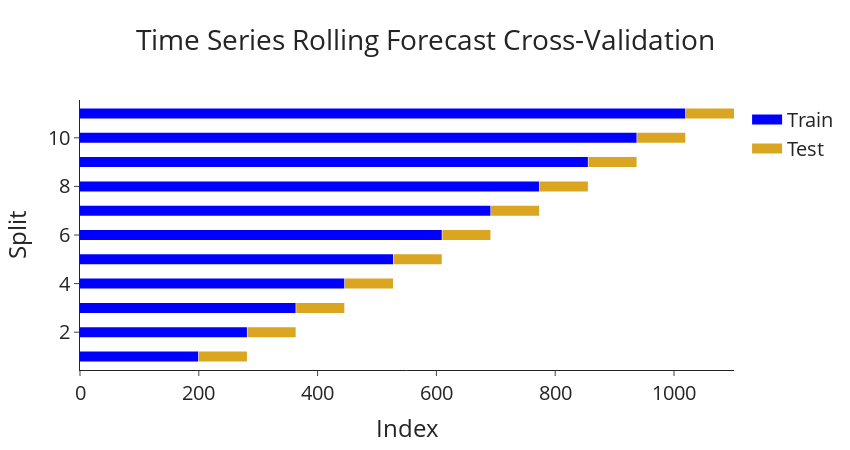
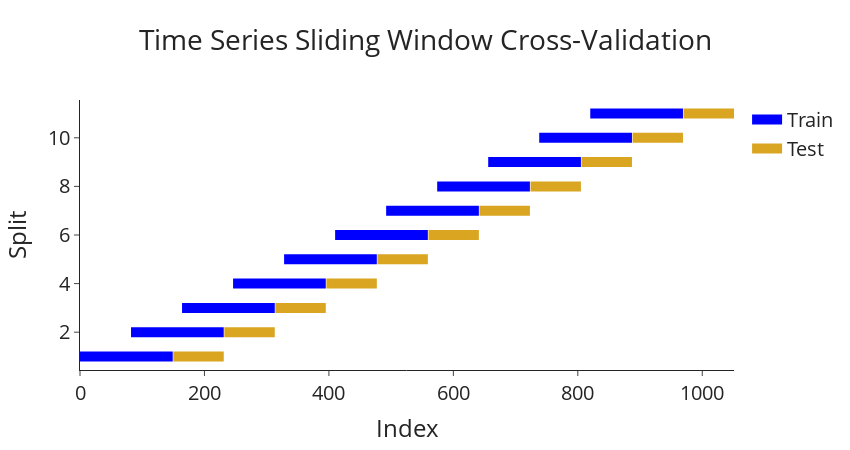

The notebook cell saved with these charts, in order:
### Code cell
in_sample_set = train_df['new_confirmed']
out_of_sample_set = test_df['new_confirmed']

number_of_folds = 10

fold_size = int(((len(in_sample_set)-200)/number_of_folds)-round(82/number_of_folds))
adjustment=0

print("Fold Size =", fold_size)


rolling_cv = RollingForecastCV(
    h=fold_size,  # Forecast horizon (28 step ahead)
    step=fold_size+adjustment,  # Step size for rolling window (28 step at a time)
    initial=200)  # Skip the first 20 observations for warm-up


# Plot the time series cross validation splits
plot_cross_val(in_sample_set,
            'Time Series Rolling Forecast Cross-Validation',
            fold_size,
            rolling=True, 
            adjustment=adjustment)

window_cv = pm.model_selection.SlidingWindowForecastCV(
    window_size=150, # Window size (150 observations)
    h=fold_size,  # Forecast horizon (28 step ahead)
    step=fold_size+adjustment)  # Step size for rolling window (28 step at a time)

# Plot the time series cross validation splits
plot_cross_val(in_sample_set,
            'Time Series Sliding Window Cross-Validation',
            fold_size,
            rolling=False, 
            adjustment=adjustment)

### Figure 1 — Plotly figure (JSON) as saved in the notebook; plotly's stock layout.template omitted (floating-point values rounded to 4 significant figures; data arrays with more than 128 entries replaced by an {"elided": "..."} marker saying what was removed)
{"data": [{"line": {"color": "blue", "width": 10}, "name": "Train", "type": "scatter", "x": {"elided": "200 int values"}, "y": {"elided": "200 int values"}}, {"line": {"color": "goldenrod", "width": 10}, "name": "Test", "type": "scatter", "x": [209, 208, 207, 206, 205, 204, 203, 201, 200, 202, 210, 211, 213, 251, 252, 253, 254, 255, 256, 257, 258, 259, 260, 261, 262, 263, 264, 265, 266, 267, 281, 280, 279, 278, 277, 276, 250, 275, 273, 272, 271, 270, 269, 268, 274, 249, 248, 247, 227, 226, 225, 224, 223, 222, 228, 221, 219, 218, 217, 216, 215, 214, 220, 212, 229, 232, 246, 245, 244, 243, 242, 241, 230, 240, 238, 237, 236, 235, 234, 233, 239, 231], "y": [1, 1, 1, 1, 1, 1, 1, 1, 1, 1, 1, 1, 1, 1, 1, 1, 1, 1, 1, 1, 1, 1, 1, 1, 1, 1, 1, 1, 1, 1, 1, 1, 1, 1, 1, 1, 1, 1, 1, 1, 1, 1, 1, 1, 1, 1, 1, 1, 1, 1, 1, 1, 1, 1, 1, 1, 1, 1, 1, 1, 1, 1, 1, 1, 1, 1, 1, 1, 1, 1, 1, 1, 1, 1, 1, 1, 1, 1, 1, 1, 1, 1]}, {"line": {"color": "blue", "width": 10}, "name": "Train", "showlegend": false, "type": "scatter", "x": {"elided": "282 int values"}, "y": {"elided": "282 int values"}}, {"line": {"color": "goldenrod", "width": 10}, "name": "Test", "showlegend": false, "type": "scatter", "x": [343, 340, 339, 338, 337, 336, 335, 334, 333, 332, 331, 330, 329, 328, 327, 326, 325, 324, 323, 322, 341, 321, 342, 345, 363, 362, 361, 360, 359, 358, 357, 356, 355, 354, 353, 352, 351, 350, 349, 348, 347, 346, 344, 320, 318, 294, 293, 292, 291, 290, 289, 288, 287, 286, 285, 284, 283, 282, 295, 319, 296, 298, 317, 316, 315, 314, 313, 312, 311, 310, 309, 308, 307, 306, 305, 304, 303, 302, 301, 300, 299, 297], "y": [2, 2, 2, 2, 2, 2, 2, 2, 2, 2, 2, 2, 2, 2, 2, 2, 2, 2, 2, 2, 2, 2, 2, 2, 2, 2, 2, 2, 2, 2, 2, 2, 2, 2, 2, 2, 2, 2, 2, 2, 2, 2, 2, 2, 2, 2, 2, 2, 2, 2, 2, 2, 2, 2, 2, 2, 2, 2, 2, 2, 2, 2, 2, 2, 2, 2, 2, 2, 2, 2, 2, 2, 2, 2, 2, 2, 2, 2, 2, 2, 2, 2]}, {"line": {"color": "blue", "width": 10}, "name": "Train", "showlegend": false, "type": "scatter", "x": {"elided": "364 int values"}, "y": {"elided": "364 int values"}}, {"line": {"color": "goldenrod", "width": 10}, "name": "Test", "showlegend": false, "type": "scatter", "x": [425, 417, 416, 415, 414, 413, 412, 411, 410, 409, 408, 407, 418, 406, 404, 403, 402, 401, 400, 399, 398, 397, 396, 395, 394, 405, 393, 419, 421, 445, 444, 443, 442, 441, 440, 439, 438, 437, 436, 420, 435, 433, 432, 431, 430, 429, 428, 427, 426, 424, 423, 422, 434, 392, 390, 391, 365, 389, 388, 387, 386, 385, 384, 383, 382, 381, 380, 379, 364, 378, 376, 375, 374, 373, 372, 371, 370, 369, 368, 367, 366, 377], "y": [3, 3, 3, 3, 3, 3, 3, 3, 3, 3, 3, 3, 3, 3, 3, 3, 3, 3, 3, 3, 3, 3, 3, 3, 3, 3, 3, 3, 3, 3, 3, 3, 3, 3, 3, 3, 3, 3, 3, 3, 3, 3, 3, 3, 3, 3, 3, 3, 3, 3, 3, 3, 3, 3, 3, 3, 3, 3, 3, 3, 3, 3, 3, 3, 3, 3, 3, 3, 3, 3, 3, 3, 3, 3, 3, 3, 3, 3, 3, 3, 3, 3]}, {"line": {"color": "blue", "width": 10}, "name": "Train", "showlegend": false, "type": "scatter", "x": {"elided": "446 int values"}, "y": {"elided": "446 int values"}}, {"line": {"color": "goldenrod", "width": 10}, "name": "Test", "showlegend": false, "type": "scatter", "x": [507, 494, 493, 492, 491, 490, 489, 488, 487, 486, 485, 484, 483, 482, 481, 480, 479, 478, 477, 476, 475, 474, 473, 472, 471, 470, 469, 468, 467, 466, 495, 465, 496, 498, 527, 526, 525, 524, 523, 522, 521, 520, 519, 518, 517, 516, 515, 514, 513, 512, 511, 510, 509, 508, 506, 505, 504, 503, 502, 501, 500, 499, 497, 464, 463, 462, 461, 460, 459, 458, 457, 456, 455, 454, 453, 452, 451, 450, 449, 448, 447, 446], "y": [4, 4, 4, 4, 4, 4, 4, 4, 4, 4, 4, 4, 4, 4, 4, 4, 4, 4, 4, 4, 4, 4, 4, 4, 4, 4, 4, 4, 4, 4, 4, 4, 4, 4, 4, 4, 4, 4, 4, 4, 4, 4, 4, 4, 4, 4, 4, 4, 4, 4, 4, 4, 4, 4, 4, 4, 4, 4, 4, 4, 4, 4, 4, 4, 4, 4, 4, 4, 4, 4, 4, 4, 4, 4, 4, 4, 4, 4, 4, 4, 4, 4]}, {"line": {"color": "blue", "width": 10}, "name": "Train", "showlegend": false, "type": "scatter", "x": {"elided": "528 int values"}, "y": {"elided": "528 int values"}}, {"line": {"color": "goldenrod", "width": 10}, "name": "Test", "showlegend": false, "type": "scatter", "x": [590, 557, 558, 559, 560, 561, 562, 563, 564, 565, 566, 567, 568, 569, 570, 571, 556, 572, 555, 553, 538, 539, 540, 541, 542, 543, 544, 545, 546, 547, 548, 549, 550, 551, 552, 554, 537, 573, 575, 596, 597, 598, 599, 600, 601, 602, 603, 604, 605, 606, 607, 608, 609, 595, 574, 594, 592, 576, 577, 578, 579, 580, 581, 582, 583, 584, 585, 586, 587, 588, 589, 591, 593, 536, 535, 534, 528, 529, 530, 531, 532, 533], "y": [5, 5, 5, 5, 5, 5, 5, 5, 5, 5, 5, 5, 5, 5, 5, 5, 5, 5, 5, 5, 5, 5, 5, 5, 5, 5, 5, 5, 5, 5, 5, 5, 5, 5, 5, 5, 5, 5, 5, 5, 5, 5, 5, 5, 5, 5, 5, 5, 5, 5, 5, 5, 5, 5, 5, 5, 5, 5, 5, 5, 5, 5, 5, 5, 5, 5, 5, 5, 5, 5, 5, 5, 5, 5, 5, 5, 5, 5, 5, 5, 5, 5]}, {"line": {"color": "blue", "width": 10}, "name": "Train", "showlegend": false, "type": "scatter", "x": {"elided": "610 int values"}, "y": {"elided": "610 int values"}}, {"line": {"color": "goldenrod", "width": 10}, "name": "Test", "showlegend": false, "type": "scatter", "x": [672, 631, 632, 633, 634, 635, 636, 637, 638, 639, 640, 641, 642, 643, 644, 645, 646, 647, 630, 629, 628, 627, 610, 611, 612, 613, 614, 615, 616, 648, 617, 619, 620, 621, 622, 623, 624, 625, 626, 618, 649, 650, 651, 674, 675, 676, 677, 678, 679, 680, 681, 673, 682, 684, 685, 686, 687, 688, 689, 690, 691, 683, 670, 652, 653, 654, 655, 656, 657, 658, 659, 671, 660, 662, 663, 664, 665, 666, 667, 668, 669, 661], "y": [6, 6, 6, 6, 6, 6, 6, 6, 6, 6, 6, 6, 6, 6, 6, 6, 6, 6, 6, 6, 6, 6, 6, 6, 6, 6, 6, 6, 6, 6, 6, 6, 6, 6, 6, 6, 6, 6, 6, 6, 6, 6, 6, 6, 6, 6, 6, 6, 6, 6, 6, 6, 6, 6, 6, 6, 6, 6, 6, 6, 6, 6, 6, 6, 6, 6, 6, 6, 6, 6, 6, 6, 6, 6, 6, 6, 6, 6, 6, 6, 6, 6]}, {"line": {"color": "blue", "width": 10}, "name": "Train", "showlegend": false, "type": "scatter", "x": {"elided": "692 int values"}, "y": {"elided": "692 int values"}}, {"line": {"color": "goldenrod", "width": 10}, "name": "Test", "showlegend": false, "type": "scatter", "x": [752, 704, 705, 706, 707, 708, 709, 710, 711, 712, 703, 713, 715, 716, 717, 718, 719, 720, 721, 722, 723, 714, 724, 702, 700, 701, 692, 693, 694, 695, 696, 697, 698, 699, 725, 726, 727, 754, 755, 756, 757, 758, 759, 760, 761, 762, 753, 763, 765, 766, 767, 768, 769, 770, 771, 772, 764, 751, 750, 749, 728, 729, 730, 731, 732, 733, 734, 735, 736, 737, 738, 739, 740, 741, 742, 743, 744, 745, 746, 747, 748, 773], "y": [7, 7, 7, 7, 7, 7, 7, 7, 7, 7, 7, 7, 7, 7, 7, 7, 7, 7, 7, 7, 7, 7, 7, 7, 7, 7, 7, 7, 7, 7, 7, 7, 7, 7, 7, 7, 7, 7, 7, 7, 7, 7, 7, 7, 7, 7, 7, 7, 7, 7, 7, 7, 7, 7, 7, 7, 7, 7, 7, 7, 7, 7, 7, 7, 7, 7, 7, 7, 7, 7, 7, 7, 7, 7, 7, 7, 7, 7, 7, 7, 7, 7]}, {"line": {"color": "blue", "width": 10}, "name": "Train", "showlegend": false, "type": "scatter", "x": {"elided": "774 int values"}, "y": {"elided": "774 int values"}}, {"line": {"color": "goldenrod", "width": 10}, "name": "Test", "showlegend": false, "type": "scatter", "x": [835, 780, 781, 782, 783, 784, 785, 786, 787, 788, 789, 779, 790, 792, 793, 794, 795, 796, 797, 798, 799, 800, 801, 791, 778, 777, 776, 774, 775, 802, 803, 804, 805, 833, 834, 836, 837, 838, 839, 840, 841, 842, 843, 844, 845, 846, 847, 848, 849, 850, 851, 852, 853, 854, 855, 832, 831, 829, 806, 807, 808, 809, 810, 811, 812, 813, 814, 815, 816, 817, 818, 819, 820, 821, 822, 823, 824, 825, 826, 827, 828, 830], "y": [8, 8, 8, 8, 8, 8, 8, 8, 8, 8, 8, 8, 8, 8, 8, 8, 8, 8, 8, 8, 8, 8, 8, 8, 8, 8, 8, 8, 8, 8, 8, 8, 8, 8, 8, 8, 8, 8, 8, 8, 8, 8, 8, 8, 8, 8, 8, 8, 8, 8, 8, 8, 8, 8, 8, 8, 8, 8, 8, 8, 8, 8, 8, 8, 8, 8, 8, 8, 8, 8, 8, 8, 8, 8, 8, 8, 8, 8, 8, 8, 8, 8]}, {"line": {"color": "blue", "width": 10}, "name": "Train", "showlegend": false, "type": "scatter", "x": {"elided": "856 int values"}, "y": {"elided": "856 int values"}}, {"line": {"color": "goldenrod", "width": 10}, "name": "Test", "showlegend": false, "type": "scatter", "x": [917, 856, 857, 858, 859, 860, 861, 862, 863, 864, 865, 866, 867, 868, 869, 870, 871, 872, 873, 874, 875, 876, 877, 878, 879, 880, 881, 882, 913, 914, 915, 916, 918, 919, 920, 921, 922, 923, 924, 925, 926, 927, 928, 929, 930, 931, 932, 933, 934, 935, 936, 937, 912, 911, 910, 909, 883, 884, 885, 886, 887, 888, 889, 890, 891, 892, 893, 894, 895, 897, 898, 899, 900, 901, 902, 903, 904, 905, 906, 907, 908, 896], "y": [9, 9, 9, 9, 9, 9, 9, 9, 9, 9, 9, 9, 9, 9, 9, 9, 9, 9, 9, 9, 9, 9, 9, 9, 9, 9, 9, 9, 9, 9, 9, 9, 9, 9, 9, 9, 9, 9, 9, 9, 9, 9, 9, 9, 9, 9, 9, 9, 9, 9, 9, 9, 9, 9, 9, 9, 9, 9, 9, 9, 9, 9, 9, 9, 9, 9, 9, 9, 9, 9, 9, 9, 9, 9, 9, 9, 9, 9, 9, 9, 9, 9]}, {"line": {"color": "blue", "width": 10}, "name": "Train", "showlegend": false, "type": "scatter", "x": {"elided": "938 int values"}, "y": {"elided": "938 int values"}}, {"line": {"color": "goldenrod", "width": 10}, "name": "Test", "showlegend": false, "type": "scatter", "x": [1019, 998, 938, 939, 940, 942, 943, 944, 945, 946, 947, 948, 949, 950, 951, 952, 953, 954, 941, 955, 956, 958, 991, 992, 993, 994, 995, 996, 997, 999, 1000, 1001, 1002, 1003, 1004, 990, 1005, 1007, 1008, 1009, 1010, 1011, 1012, 1013, 1014, 1015, 1016, 1017, 1018, 1006, 957, 989, 987, 959, 960, 961, 962, 963, 964, 965, 966, 967, 968, 969, 970, 971, 988, 972, 974, 975, 976, 977, 978, 979, 980, 981, 982, 983, 984, 985, 986, 973], "y": [10, 10, 10, 10, 10, 10, 10, 10, 10, 10, 10, 10, 10, 10, 10, 10, 10, 10, 10, 10, 10, 10, 10, 10, 10, 10, 10, 10, 10, 10, 10, 10, 10, 10, 10, 10, 10, 10, 10, 10, 10, 10, 10, 10, 10, 10, 10, 10, 10, 10, 10, 10, 10, 10, 10, 10, 10, 10, 10, 10, 10, 10, 10, 10, 10, 10, 10, 10, 10, 10, 10, 10, 10, 10, 10, 10, 10, 10, 10, 10, 10, 10]}, {"line": {"color": "blue", "width": 10}, "name": "Train", "showlegend": false, "type": "scatter", "x": {"elided": "1020 int values"}, "y": {"elided": "1020 int values"}}, {"line": {"color": "goldenrod", "width": 10}, "name": "Test", "showlegend": false, "type": "scatter", "x": [1078, 1020, 1021, 1022, 1023, 1024, 1025, 1026, 1027, 1028, 1029, 1030, 1031, 1032, 1034, 1070, 1071, 1072, 1073, 1074, 1075, 1076, 1077, 1079, 1080, 1081, 1082, 1083, 1069, 1084, 1086, 1087, 1088, 1089, 1090, 1091, 1092, 1093, 1094, 1095, 1096, 1097, 1098, 1099, 1085, 1068, 1067, 1066, 1035, 1036, 1037, 1038, 1039, 1040, 1041, 1042, 1043, 1044, 1045, 1046, 1047, 1048, 1049, 1050, 1051, 1065, 1064, 1063, 1062, 1061, 1060, 1033, 1059, 1057, 1056, 1055, 1054, 1053, 1052, 1058, 1100, 1101], "y": [11, 11, 11, 11, 11, 11, 11, 11, 11, 11, 11, 11, 11, 11, 11, 11, 11, 11, 11, 11, 11, 11, 11, 11, 11, 11, 11, 11, 11, 11, 11, 11, 11, 11, 11, 11, 11, 11, 11, 11, 11, 11, 11, 11, 11, 11, 11, 11, 11, 11, 11, 11, 11, 11, 11, 11, 11, 11, 11, 11, 11, 11, 11, 11, 11, 11, 11, 11, 11, 11, 11, 11, 11, 11, 11, 11, 11, 11, 11, 11, 11, 11]}], "layout": {"font": {"size": 20}, "height": 450, "title": {"text": "Time Series Rolling Forecast Cross-Validation", "x": 0.5}, "width": 850, "xaxis": {"title": {"text": "Index"}}, "yaxis": {"title": {"text": "Split"}}}}

### Figure 2 — Plotly figure (JSON) as saved in the notebook; plotly's stock layout.template omitted (floating-point values rounded to 4 significant figures; data arrays with more than 128 entries replaced by an {"elided": "..."} marker saying what was removed)
{"data": [{"line": {"color": "blue", "width": 10}, "name": "Train", "type": "scatter", "x": {"elided": "150 int values"}, "y": {"elided": "150 int values"}}, {"line": {"color": "goldenrod", "width": 10}, "name": "Test", "type": "scatter", "x": [150, 151, 152, 153, 154, 155, 156, 157, 158, 159, 160, 161, 162, 163, 164, 165, 166, 167, 168, 169, 170, 171, 172, 174, 175, 176, 207, 208, 209, 210, 211, 212, 213, 214, 215, 216, 217, 218, 219, 220, 221, 222, 223, 224, 225, 226, 227, 228, 229, 230, 231, 206, 205, 204, 203, 177, 178, 179, 180, 181, 182, 183, 184, 185, 186, 187, 188, 189, 191, 192, 193, 194, 195, 196, 197, 198, 199, 200, 201, 202, 190, 173], "y": [1, 1, 1, 1, 1, 1, 1, 1, 1, 1, 1, 1, 1, 1, 1, 1, 1, 1, 1, 1, 1, 1, 1, 1, 1, 1, 1, 1, 1, 1, 1, 1, 1, 1, 1, 1, 1, 1, 1, 1, 1, 1, 1, 1, 1, 1, 1, 1, 1, 1, 1, 1, 1, 1, 1, 1, 1, 1, 1, 1, 1, 1, 1, 1, 1, 1, 1, 1, 1, 1, 1, 1, 1, 1, 1, 1, 1, 1, 1, 1, 1, 1]}, {"line": {"color": "blue", "width": 10}, "name": "Train", "showlegend": false, "type": "scatter", "x": {"elided": "150 int values"}, "y": {"elided": "150 int values"}}, {"line": {"color": "goldenrod", "width": 10}, "name": "Test", "showlegend": false, "type": "scatter", "x": [239, 238, 237, 236, 234, 233, 232, 240, 235, 241, 247, 243, 244, 245, 246, 248, 249, 250, 251, 252, 253, 254, 242, 255, 256, 313, 258, 289, 290, 291, 292, 293, 294, 295, 296, 297, 298, 299, 300, 301, 302, 303, 304, 305, 306, 307, 308, 309, 310, 311, 312, 288, 287, 286, 285, 259, 260, 261, 262, 263, 264, 265, 266, 267, 268, 269, 270, 257, 271, 273, 274, 275, 276, 277, 278, 279, 280, 281, 282, 283, 284, 272], "y": [2, 2, 2, 2, 2, 2, 2, 2, 2, 2, 2, 2, 2, 2, 2, 2, 2, 2, 2, 2, 2, 2, 2, 2, 2, 2, 2, 2, 2, 2, 2, 2, 2, 2, 2, 2, 2, 2, 2, 2, 2, 2, 2, 2, 2, 2, 2, 2, 2, 2, 2, 2, 2, 2, 2, 2, 2, 2, 2, 2, 2, 2, 2, 2, 2, 2, 2, 2, 2, 2, 2, 2, 2, 2, 2, 2, 2, 2, 2, 2, 2, 2]}, {"line": {"color": "blue", "width": 10}, "name": "Train", "showlegend": false, "type": "scatter", "x": {"elided": "150 int values"}, "y": {"elided": "150 int values"}}, {"line": {"color": "goldenrod", "width": 10}, "name": "Test", "showlegend": false, "type": "scatter", "x": [318, 320, 319, 317, 315, 314, 321, 316, 322, 335, 324, 325, 326, 327, 328, 329, 330, 331, 332, 333, 334, 323, 336, 338, 366, 340, 371, 372, 373, 374, 375, 376, 377, 378, 379, 380, 381, 382, 383, 384, 385, 386, 387, 388, 389, 390, 391, 392, 393, 394, 395, 370, 369, 368, 367, 341, 342, 343, 344, 345, 346, 347, 348, 349, 350, 351, 352, 339, 353, 355, 356, 357, 358, 359, 360, 361, 362, 363, 364, 365, 354, 337], "y": [3, 3, 3, 3, 3, 3, 3, 3, 3, 3, 3, 3, 3, 3, 3, 3, 3, 3, 3, 3, 3, 3, 3, 3, 3, 3, 3, 3, 3, 3, 3, 3, 3, 3, 3, 3, 3, 3, 3, 3, 3, 3, 3, 3, 3, 3, 3, 3, 3, 3, 3, 3, 3, 3, 3, 3, 3, 3, 3, 3, 3, 3, 3, 3, 3, 3, 3, 3, 3, 3, 3, 3, 3, 3, 3, 3, 3, 3, 3, 3, 3, 3]}, {"line": {"color": "blue", "width": 10}, "name": "Train", "showlegend": false, "type": "scatter", "x": {"elided": "150 int values"}, "y": {"elided": "150 int values"}}, {"line": {"color": "goldenrod", "width": 10}, "name": "Test", "showlegend": false, "type": "scatter", "x": [402, 401, 400, 399, 397, 396, 403, 398, 404, 410, 406, 407, 408, 409, 411, 412, 413, 414, 415, 416, 417, 405, 418, 419, 448, 421, 453, 454, 455, 456, 457, 458, 459, 460, 461, 462, 463, 464, 465, 466, 467, 468, 469, 470, 471, 472, 473, 474, 475, 476, 452, 451, 450, 449, 422, 423, 424, 425, 426, 427, 428, 429, 430, 431, 432, 433, 420, 434, 436, 437, 438, 439, 440, 441, 442, 443, 444, 445, 446, 447, 435, 477], "y": [4, 4, 4, 4, 4, 4, 4, 4, 4, 4, 4, 4, 4, 4, 4, 4, 4, 4, 4, 4, 4, 4, 4, 4, 4, 4, 4, 4, 4, 4, 4, 4, 4, 4, 4, 4, 4, 4, 4, 4, 4, 4, 4, 4, 4, 4, 4, 4, 4, 4, 4, 4, 4, 4, 4, 4, 4, 4, 4, 4, 4, 4, 4, 4, 4, 4, 4, 4, 4, 4, 4, 4, 4, 4, 4, 4, 4, 4, 4, 4, 4, 4]}, {"line": {"color": "blue", "width": 10}, "name": "Train", "showlegend": false, "type": "scatter", "x": {"elided": "150 int values"}, "y": {"elided": "150 int values"}}, {"line": {"color": "goldenrod", "width": 10}, "name": "Test", "showlegend": false, "type": "scatter", "x": [484, 483, 482, 481, 480, 478, 485, 479, 486, 499, 488, 489, 490, 491, 492, 493, 494, 495, 496, 497, 498, 487, 500, 501, 529, 503, 535, 536, 537, 538, 539, 540, 541, 542, 543, 544, 545, 546, 547, 548, 549, 550, 551, 552, 553, 554, 555, 556, 557, 558, 534, 533, 532, 531, 504, 505, 506, 507, 508, 509, 510, 511, 512, 513, 514, 515, 502, 516, 518, 519, 520, 521, 522, 523, 524, 525, 526, 527, 528, 530, 517, 559], "y": [5, 5, 5, 5, 5, 5, 5, 5, 5, 5, 5, 5, 5, 5, 5, 5, 5, 5, 5, 5, 5, 5, 5, 5, 5, 5, 5, 5, 5, 5, 5, 5, 5, 5, 5, 5, 5, 5, 5, 5, 5, 5, 5, 5, 5, 5, 5, 5, 5, 5, 5, 5, 5, 5, 5, 5, 5, 5, 5, 5, 5, 5, 5, 5, 5, 5, 5, 5, 5, 5, 5, 5, 5, 5, 5, 5, 5, 5, 5, 5, 5, 5]}, {"line": {"color": "blue", "width": 10}, "name": "Train", "showlegend": false, "type": "scatter", "x": {"elided": "150 int values"}, "y": {"elided": "150 int values"}}, {"line": {"color": "goldenrod", "width": 10}, "name": "Test", "showlegend": false, "type": "scatter", "x": [568, 560, 561, 562, 563, 564, 565, 566, 567, 569, 582, 571, 572, 573, 574, 575, 576, 577, 578, 579, 580, 581, 570, 583, 584, 641, 586, 617, 618, 619, 620, 621, 622, 623, 624, 625, 626, 627, 628, 629, 630, 631, 632, 633, 634, 635, 636, 637, 638, 639, 640, 616, 615, 614, 613, 587, 588, 589, 590, 591, 592, 593, 594, 595, 596, 597, 598, 585, 599, 601, 602, 603, 604, 605, 606, 607, 608, 609, 610, 611, 612, 600], "y": [6, 6, 6, 6, 6, 6, 6, 6, 6, 6, 6, 6, 6, 6, 6, 6, 6, 6, 6, 6, 6, 6, 6, 6, 6, 6, 6, 6, 6, 6, 6, 6, 6, 6, 6, 6, 6, 6, 6, 6, 6, 6, 6, 6, 6, 6, 6, 6, 6, 6, 6, 6, 6, 6, 6, 6, 6, 6, 6, 6, 6, 6, 6, 6, 6, 6, 6, 6, 6, 6, 6, 6, 6, 6, 6, 6, 6, 6, 6, 6, 6, 6]}, {"line": {"color": "blue", "width": 10}, "name": "Train", "showlegend": false, "type": "scatter", "x": {"elided": "150 int values"}, "y": {"elided": "150 int values"}}, {"line": {"color": "goldenrod", "width": 10}, "name": "Test", "showlegend": false, "type": "scatter", "x": [649, 648, 647, 646, 644, 643, 642, 650, 645, 651, 657, 653, 654, 655, 656, 658, 659, 660, 661, 662, 663, 664, 652, 665, 666, 695, 668, 700, 701, 702, 703, 704, 705, 706, 707, 708, 709, 710, 711, 712, 713, 714, 715, 716, 717, 718, 719, 720, 721, 722, 723, 699, 698, 697, 696, 669, 670, 671, 672, 673, 674, 675, 676, 677, 678, 679, 680, 667, 681, 683, 684, 685, 686, 687, 688, 689, 690, 691, 692, 693, 694, 682], "y": [7, 7, 7, 7, 7, 7, 7, 7, 7, 7, 7, 7, 7, 7, 7, 7, 7, 7, 7, 7, 7, 7, 7, 7, 7, 7, 7, 7, 7, 7, 7, 7, 7, 7, 7, 7, 7, 7, 7, 7, 7, 7, 7, 7, 7, 7, 7, 7, 7, 7, 7, 7, 7, 7, 7, 7, 7, 7, 7, 7, 7, 7, 7, 7, 7, 7, 7, 7, 7, 7, 7, 7, 7, 7, 7, 7, 7, 7, 7, 7, 7, 7]}, {"line": {"color": "blue", "width": 10}, "name": "Train", "showlegend": false, "type": "scatter", "x": {"elided": "150 int values"}, "y": {"elided": "150 int values"}}, {"line": {"color": "goldenrod", "width": 10}, "name": "Test", "showlegend": false, "type": "scatter", "x": [729, 732, 731, 730, 728, 747, 726, 725, 724, 727, 733, 746, 735, 736, 737, 738, 739, 740, 741, 742, 743, 744, 745, 734, 748, 750, 781, 782, 783, 784, 785, 786, 787, 788, 789, 790, 791, 792, 793, 794, 795, 796, 797, 798, 799, 800, 801, 802, 803, 804, 805, 780, 779, 778, 777, 751, 752, 753, 754, 755, 756, 757, 758, 759, 760, 761, 762, 749, 763, 765, 766, 767, 768, 769, 770, 771, 772, 773, 774, 775, 776, 764], "y": [8, 8, 8, 8, 8, 8, 8, 8, 8, 8, 8, 8, 8, 8, 8, 8, 8, 8, 8, 8, 8, 8, 8, 8, 8, 8, 8, 8, 8, 8, 8, 8, 8, 8, 8, 8, 8, 8, 8, 8, 8, 8, 8, 8, 8, 8, 8, 8, 8, 8, 8, 8, 8, 8, 8, 8, 8, 8, 8, 8, 8, 8, 8, 8, 8, 8, 8, 8, 8, 8, 8, 8, 8, 8, 8, 8, 8, 8, 8, 8, 8, 8]}, {"line": {"color": "blue", "width": 10}, "name": "Train", "showlegend": false, "type": "scatter", "x": {"elided": "150 int values"}, "y": {"elided": "150 int values"}}, {"line": {"color": "goldenrod", "width": 10}, "name": "Test", "showlegend": false, "type": "scatter", "x": [814, 806, 807, 808, 809, 810, 811, 812, 813, 815, 828, 817, 818, 819, 820, 821, 822, 823, 824, 825, 826, 827, 816, 829, 830, 887, 832, 863, 864, 865, 866, 867, 868, 869, 870, 871, 872, 873, 874, 875, 876, 877, 878, 879, 880, 881, 882, 883, 884, 885, 886, 862, 861, 860, 859, 833, 834, 835, 836, 837, 838, 839, 840, 841, 842, 843, 844, 831, 845, 847, 848, 849, 850, 851, 852, 853, 854, 855, 856, 857, 858, 846], "y": [9, 9, 9, 9, 9, 9, 9, 9, 9, 9, 9, 9, 9, 9, 9, 9, 9, 9, 9, 9, 9, 9, 9, 9, 9, 9, 9, 9, 9, 9, 9, 9, 9, 9, 9, 9, 9, 9, 9, 9, 9, 9, 9, 9, 9, 9, 9, 9, 9, 9, 9, 9, 9, 9, 9, 9, 9, 9, 9, 9, 9, 9, 9, 9, 9, 9, 9, 9, 9, 9, 9, 9, 9, 9, 9, 9, 9, 9, 9, 9, 9, 9]}, {"line": {"color": "blue", "width": 10}, "name": "Train", "showlegend": false, "type": "scatter", "x": {"elided": "150 int values"}, "y": {"elided": "150 int values"}}, {"line": {"color": "goldenrod", "width": 10}, "name": "Test", "showlegend": false, "type": "scatter", "x": [896, 895, 894, 893, 892, 889, 890, 888, 891, 897, 910, 899, 900, 901, 902, 903, 904, 905, 906, 907, 908, 909, 898, 969, 911, 939, 914, 945, 946, 947, 948, 949, 950, 951, 952, 953, 954, 955, 956, 957, 958, 959, 960, 961, 962, 963, 964, 965, 966, 967, 968, 944, 913, 943, 941, 915, 916, 917, 918, 919, 920, 921, 922, 923, 924, 925, 926, 927, 928, 929, 930, 931, 932, 933, 934, 935, 936, 937, 938, 940, 942, 912], "y": [10, 10, 10, 10, 10, 10, 10, 10, 10, 10, 10, 10, 10, 10, 10, 10, 10, 10, 10, 10, 10, 10, 10, 10, 10, 10, 10, 10, 10, 10, 10, 10, 10, 10, 10, 10, 10, 10, 10, 10, 10, 10, 10, 10, 10, 10, 10, 10, 10, 10, 10, 10, 10, 10, 10, 10, 10, 10, 10, 10, 10, 10, 10, 10, 10, 10, 10, 10, 10, 10, 10, 10, 10, 10, 10, 10, 10, 10, 10, 10, 10, 10]}, {"line": {"color": "blue", "width": 10}, "name": "Train", "showlegend": false, "type": "scatter", "x": {"elided": "150 int values"}, "y": {"elided": "150 int values"}}, {"line": {"color": "goldenrod", "width": 10}, "name": "Test", "showlegend": false, "type": "scatter", "x": [976, 975, 974, 973, 971, 970, 977, 972, 978, 985, 980, 981, 982, 983, 984, 986, 987, 988, 989, 990, 991, 979, 992, 1049, 994, 1025, 1026, 1027, 1028, 1029, 1030, 1031, 1032, 1033, 1034, 1035, 1036, 1037, 1038, 1039, 1040, 1041, 1042, 1043, 1044, 1045, 1046, 1047, 1048, 1024, 1023, 1022, 1021, 995, 996, 997, 998, 999, 1000, 1001, 1002, 1003, 1004, 1005, 1006, 993, 1007, 1009, 1010, 1011, 1012, 1013, 1014, 1015, 1016, 1017, 1018, 1019, 1020, 1008, 1050, 1051], "y": [11, 11, 11, 11, 11, 11, 11, 11, 11, 11, 11, 11, 11, 11, 11, 11, 11, 11, 11, 11, 11, 11, 11, 11, 11, 11, 11, 11, 11, 11, 11, 11, 11, 11, 11, 11, 11, 11, 11, 11, 11, 11, 11, 11, 11, 11, 11, 11, 11, 11, 11, 11, 11, 11, 11, 11, 11, 11, 11, 11, 11, 11, 11, 11, 11, 11, 11, 11, 11, 11, 11, 11, 11, 11, 11, 11, 11, 11, 11, 11, 11, 11]}], "layout": {"font": {"size": 20}, "height": 450, "title": {"text": "Time Series Sliding Window Cross-Validation", "x": 0.5}, "width": 850, "xaxis": {"title": {"text": "Index"}}, "yaxis": {"title": {"text": "Split"}}}}
